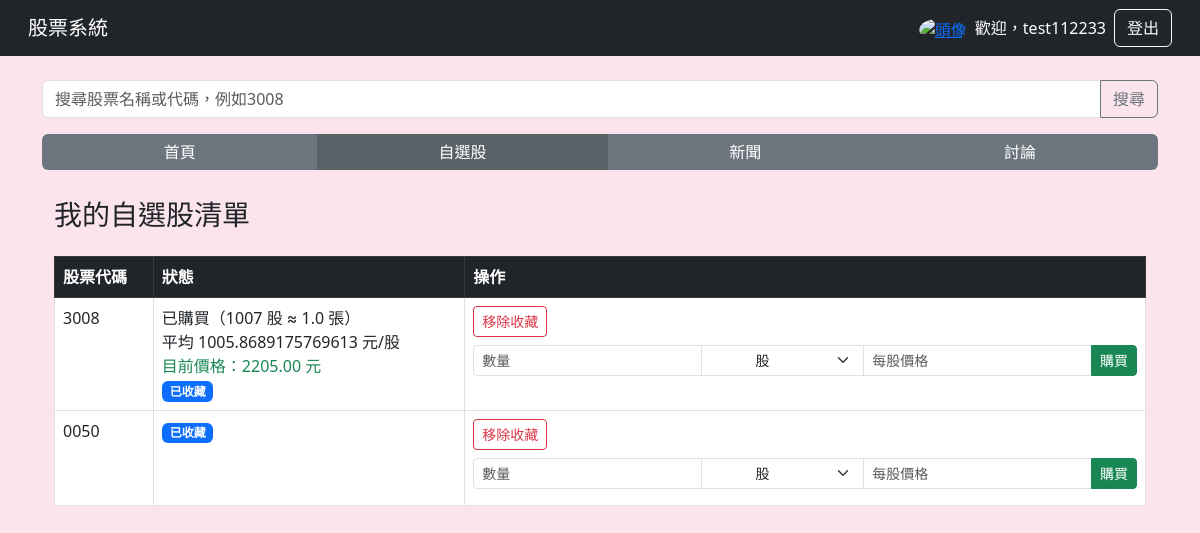
Page /watchlist/ (signed in) on the committed database.
### main/models.py (models this page shows, shortened)
class Watchlist(models.Model):
    user = models.ForeignKey(User, on_delete=models.CASCADE)
    stock_code = models.CharField(max_length=10, null=True, blank=True)
    collected = models.BooleanField(default=False)  # 是否收藏
    quantity = models.IntegerField(null=True, blank=True)  # 購買股數
    average_price = models.FloatField(null=True, blank=True)  # 平均價格

### main/views.py (the view)
# urls.py: path("watchlist/", views.my_watchlist, name="my_watchlist"),
@login_required(login_url='/login/')
def my_watchlist(request):
    user = request.user
    watchlist = Watchlist.objects.filter(user=user)
    for item in watchlist:
        if item.quantity:
            item.lots = item.quantity / 1000
        else:
            item.lots = 0
        last_record = BuyRecord.objects.filter(
            user=user, stock_code=item.stock_code
        ).order_by('-created_at').first()
        if last_record:
            item.current_price = last_record.price
        else:
            item.current_price = None
    return render(request, "watchlist.html", {"watchlist": watchlist})

### templates/watchlist.html (shortened to what this page needs)
{% extends "base.html" %}
{% block content %}
<div class="container mt-1">
    <h3 class="mb-4">我的自選股清單</h3>
    {% if watchlist %}
    <table class="table table-bordered">
        <thead class="table-dark">
            <tr>
                <th>股票代碼</th>
                <th>狀態</th>
                <th>操作</th>
            </tr>
        </thead>
        <tbody>
            {% for item in watchlist %}
            <tr>
                <td>{{ item.stock_code }}</td>
                <td>
                    {% if item.quantity %}
                        已購買（{{ item.quantity }} 股 ≈ {{ item.lots|floatformat:1 }} 張）<br>
                        平均 {{ item.average_price }} 元/股<br>
                        <span class="text-success">目前價格：{{ item.current_price|default:"查詢失敗" }} 元</span><br>
                    {% endif %}
                    {% if item.collected %}
                        <span class="badge bg-primary">已收藏</span>
                    {% endif %}
                </td>
                <td>
                    {% if not item.collected %}
                    <form method="POST" action="/add_watchlist/" class="d-inline">
                        {% csrf_token %}
                        <input type="hidden" name="stock_code" value="{{ item.stock_code }}">
                        <button class="btn btn-sm btn-outline-primary">加入收藏</button>
                    </form>
                    {% else %}
                    <form method="POST" action="/remove_watchlist/" class="d-inline">
                        <button class="btn btn-sm btn-outline-danger">移除收藏</button>
                    </form>
                    {% endif %}
                    <form method="POST" action="/buy_stock/" class="mt-2">
                        <div class="input-group input-group-sm mb-2">
                            <input type="number" name="amount" min="1" class="form-control" placeholder="數量" required style="flex: 2; min-width: 100px;">
                            <select name="unit" class="form-select text-center" style="width: 50px;">
                                <option value="shares">股</option>
                            </select>
                            <input type="number" name="price" min="0.01" step="0.01" class="form-control" placeholder="每股價格" required style="flex: 2; min-width: 100px;">
                            <button class="btn btn-success">購買</button>
                        </div>
                    </form>
                </td>
            </tr>
            {% endfor %}
        </tbody>
    </table>
    {% else %}
    <div class="alert alert-info">尚未加入任何自選股。</div>
    {% endif %}
</div>
{% endblock %}

### templates/base.html (shortened to what this page needs)
<!DOCTYPE html>
<html lang="zh-TW">
<head>
    <link href="https://cdn.jsdelivr.net/npm/bootstrap@5.3.0/dist/css/bootstrap.min.css" rel="stylesheet">
</head>
<body>
<nav class="navbar navbar-expand-lg navbar-dark bg-dark px-3">
    <div class="container-fluid">
        <a class="navbar-brand" href="/">股票系統</a>
        <div class="d-flex align-items-center ms-auto">
            {% if user.is_authenticated %}
                <a href="{% url 'profile' %}" class="me-2">
                    <img src="https://cdn-icons-png.flaticon.com/512/847/847969.png"
                         alt="頭像"
                         class="rounded-circle"
                         width="30" height="30"
                         style="vertical-align: middle; transform: translateY(1px);">
                </a>
                <span class="text-white me-2">歡迎，{{ user.username }}</span>
                <a class="btn btn-outline-light" href="{% url 'logout' %}">登出</a>
            {% else %}
                <a class="btn btn-outline-light me-2" href="{% url 'login' %}">登入</a>
                <a class="btn btn-outline-light" href="{% url 'register' %}">註冊</a>
            {% endif %}
        </div>
    </div>
</nav>
<div class="container mt-4">
    <form class="input-group mb-3" method="GET" action="/search">
        <input type="text" class="form-control" name="query" placeholder="搜尋股票名稱或代碼，例如3008" required>
        <button class="btn btn-outline-secondary" type="submit">搜尋</button>
    </form>
    {% with current=request.resolver_match.url_name %}
    <div class="btn-group w-100 mb-4">
        <a href="{% url 'index' %}"
        class="nav-btn btn {% if current == 'index' %}active-tab{% endif %}">
            首頁
        </a>
        <a href="{% url 'my_watchlist' %}"
        class="nav-btn btn {% if current == 'my_watchlist' %}active-tab{% endif %}">
            自選股
        </a>
        <a href="{% url 'news' %}"
        class="nav-btn btn {% if current == 'news' %}active-tab{% endif %}">
            新聞
        </a>
        <a href="{% url 'forum_list' %}"
        class="nav-btn btn {% if current == 'forum_list' %}active-tab{% endif %}">
            討論
        </a>
    </div>
    {% endwith %}
    {% block content %}{% endblock %}
</div>
</body>
</html>

### templates/base.html (style rules this page uses)
body { background-color: #fce4ec; }
.nav-btn.active-tab { background-color: #5a6268 !important; color: white !important; }

### rows in the picture
Watchlist: stock_code "3008", quantity "1007", lots "1.0", average_price "1005.8689175769613", current_price "2205.00", collected "已收藏"
Watchlist: stock_code "0050", collected "已收藏"

### other values in the picture
{{ user.username }} "test112233"
